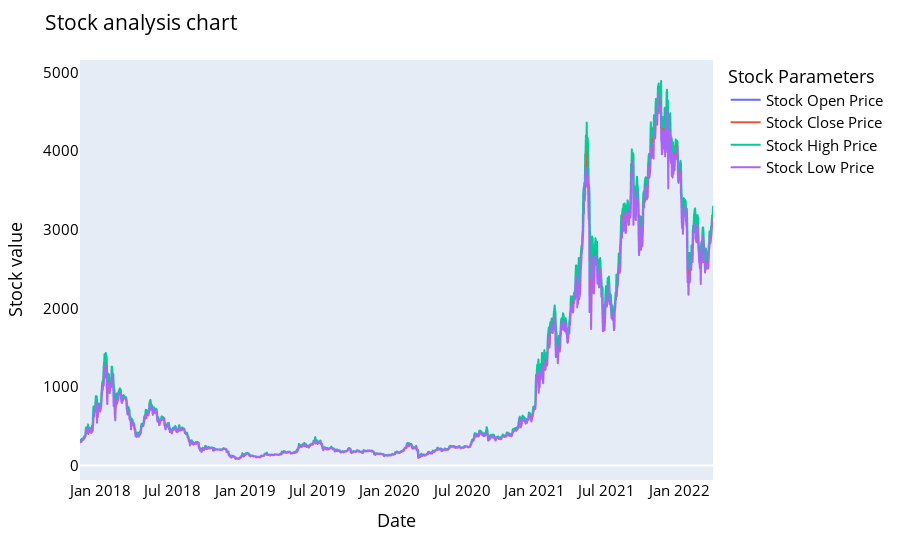

Notebook code cell kept with this figure:
### Code cell
names = cycle(['Stock Open Price','Stock Close Price','Stock High Price','Stock Low Price'])

fig = px.line(Stock_data, x=Stock_data.Date, y=[Stock_data['Open'], Stock_data['Close'], 
                                          Stock_data['High'], Stock_data['Low']],
             labels={'Date': 'Date','value':'Stock value'})
fig.update_layout(title_text='Stock analysis chart', font_size=15, font_color='black',legend_title_text='Stock Parameters')
fig.for_each_trace(lambda t:  t.update(name = next(names)))
fig.update_xaxes(showgrid=False)
fig.update_yaxes(showgrid=False)

fig.show()

### Figure 1 — Plotly figure (JSON) as saved in the notebook; plotly's stock layout.template omitted (floating-point values rounded to 4 significant figures; data arrays with more than 128 entries replaced by an {"elided": "..."} marker saying what was removed)
{"data": [{"hovertemplate": "variable=Open<br>Date=%{x}<br>Stock value=%{y}<extra></extra>", "legendgroup": "Open", "line": {"color": "#636efa", "dash": "solid"}, "marker": {"symbol": "circle"}, "mode": "lines", "name": "Stock Open Price", "showlegend": true, "type": "scattergl", "x": {"elided": "1600 str values"}, "xaxis": "x", "y": {"elided": "1600 float values"}, "yaxis": "y"}, {"hovertemplate": "variable=Close<br>Date=%{x}<br>Stock value=%{y}<extra></extra>", "legendgroup": "Close", "line": {"color": "#EF553B", "dash": "solid"}, "marker": {"symbol": "circle"}, "mode": "lines", "name": "Stock Close Price", "showlegend": true, "type": "scattergl", "x": {"elided": "1600 str values"}, "xaxis": "x", "y": {"elided": "1600 float values"}, "yaxis": "y"}, {"hovertemplate": "variable=High<br>Date=%{x}<br>Stock value=%{y}<extra></extra>", "legendgroup": "High", "line": {"color": "#00cc96", "dash": "solid"}, "marker": {"symbol": "circle"}, "mode": "lines", "name": "Stock High Price", "showlegend": true, "type": "scattergl", "x": {"elided": "1600 str values"}, "xaxis": "x", "y": {"elided": "1600 float values"}, "yaxis": "y"}, {"hovertemplate": "variable=Low<br>Date=%{x}<br>Stock value=%{y}<extra></extra>", "legendgroup": "Low", "line": {"color": "#ab63fa", "dash": "solid"}, "marker": {"symbol": "circle"}, "mode": "lines", "name": "Stock Low Price", "showlegend": true, "type": "scattergl", "x": {"elided": "1600 str values"}, "xaxis": "x", "y": {"elided": "1600 float values"}, "yaxis": "y"}], "layout": {"font": {"color": "black", "size": 15}, "legend": {"title": {"text": "Stock Parameters"}, "tracegroupgap": 0}, "margin": {"t": 60}, "title": {"text": "Stock analysis chart"}, "xaxis": {"anchor": "y", "domain": [0, 1], "showgrid": false, "title": {"text": "Date"}}, "yaxis": {"anchor": "x", "domain": [0, 1], "showgrid": false, "title": {"text": "Stock value"}}}}
